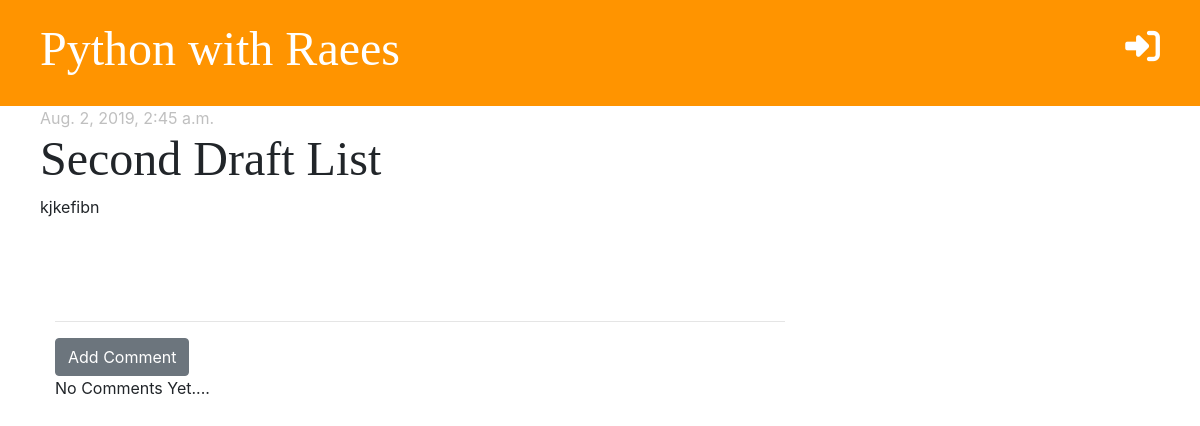
Screenshot of /post/7/ with the database file from the repository.
### blog/models.py (models this page shows, shortened)
class Post(models.Model):
    author         = models.ForeignKey('auth.User', on_delete=models.CASCADE)
    title          = models.CharField(max_length=200)
    body           = models.TextField()
    created_date   = models.DateTimeField(default=timezone.now)
    published_date = models.DateTimeField(blank=True, null=True)

### blog/views.py (the view)
# urls.py: path('post/<int:pk>/', views.post_detail, name='post_detail'),
def post_detail(request, pk):
    post = get_object_or_404(Post, pk=pk)
    stuff_for_frontend = {'post': post}
    return render(request, 'blog/post_detail.html', stuff_for_frontend)

### blog/templates/blog/post_detail.html (shortened to what this page needs)
{% extends 'blog/base.html' %}
{% block content %}
    <div class="row">
        <div class="post">
            {% if post.published_date %}
                <div class="date">
                    {{ post.published_date }}
                </div>
            {% else %}
                <a href="{% url 'post_publish' pk=post.pk %}"><i class="fas fa-upload fa-2x"></i></a>
            {% endif %}
            <h2>{{ post.title }}</h2>
            <p>{{ post.body|linebreaksbr }}</p>
        </div>
    </div>
    <hr>
    <a href="{% url 'add_comment_to_post' pk=post.pk %}" class="btn btn-secondary">Add Comment</a><br>
    {% for comment in post.comments.all %}
        <div class="comment">
            <a href="{% url 'comment_remove' pk=comment.pk %}"><i class="fas fa-trash"></i></a>
            <strong>{{ comment.author }}</strong>
            <div class="date">
                <p class="date">{{ comment.created_date }}</p>
            </div>
            <p>{{ comment.text }}</p>
            <br><br>
        </div>
    {% empty %}
        <p>No Comments Yet....</p>
    {% endfor %}
{% endblock %}

### blog/static/css/blog.css (style rules this page uses)
h1, h2, h3, h4 { font-family: 'Permanent Marker', cursive; font-size: 48px; }
.date { color: #82828282; }
.post { margin-bottom: 70px; }

### rows the page displays
Post: published_date "Aug. 2, 2019, 2:45 a.m.", title "Second Draft List", body "kjkefibn"
